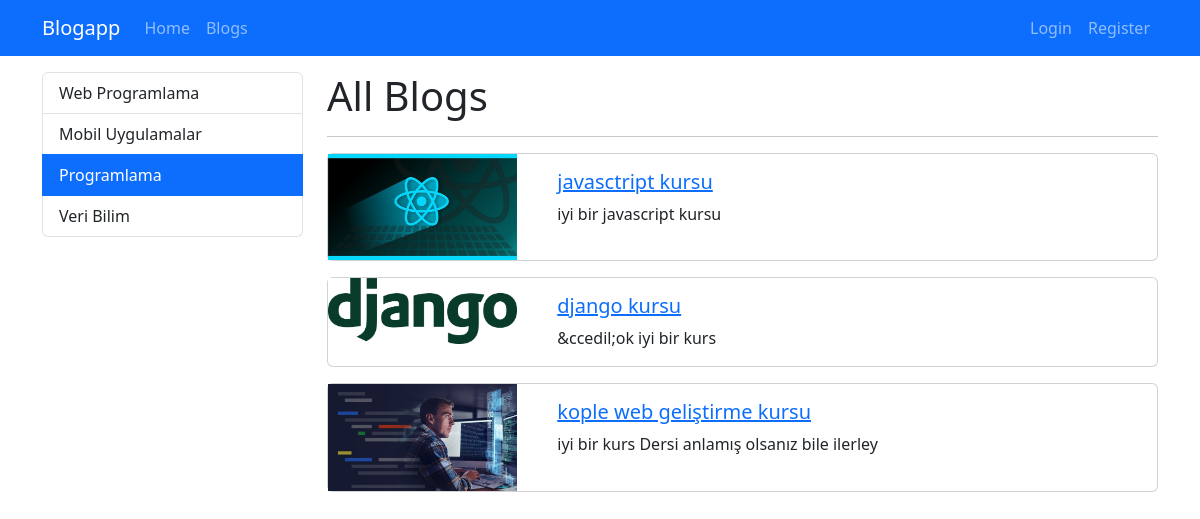
The page /category/programlama on the database its author committed.
### blog/models.py (models this page shows, shortened)
class Category(models.Model):
    name = models.CharField(max_length=150)
    slug = models.SlugField(max_length=150, null=False, blank=True, unique=True, db_index=True, editable=False)

class Blog(models.Model):
    title = models.CharField(max_length=200)
    image = models.ImageField(upload_to="blogs")
    description = RichTextField()
    is_active = models.BooleanField(default=False)
    is_home = models.BooleanField(default=False)
    slug = models.SlugField(max_length=200, null=False, blank=True, unique=True, db_index=True, editable=False)
    categories = models.ManyToManyField(Category, blank=True)

### blog/views.py (the view)
# urls.py: path("category/<slug:slug>", views.blogs_by_category, name="blogs_by_category"),  # Düzeltilmiş
def blogs_by_category(request, slug):
    context = {
        "blogs": Category.objects.get(slug=slug).blog_set.filter(is_active=True),
        "categories": Category.objects.all(),
        "selected_category": slug
    }
    return render(request, "blog/blogs.html", context)

### blog/templates/blog/blogs.html (shortened to what this page needs)
{% extends "base.html" %}
{% block content %}
<div class="container mt-3">
    <div class="row">
        <div class="col-3">
            {% include 'partials/_categories.html' %}
        </div>
        <div class="col-9">
            <h1> All Blogs</h1>
            <hr>
            {% if blogs|length > 0 %}
                {% for blog in blogs %}
                    {% if blog.is_active %}
                    {% include 'blog/partials/_blog.html' %}
                {% endif %}
            {% endfor %}
        {% else %}
                <div class="alert alert-warning">No Blogs</div>
            {% endif %}
        </div>
    </div>
</div>
{% endblock %}

### templates/partials/_categories.html
<div class="list-group">
    {% for category in categories %}
        {% if category.slug == selected_category %}
            <a class="list-group-item list-group-item-action active" href="{% url 'blogs_by_category' category.slug %}">
                {{ category.name|title }}</a>
        {% else %}
            <a class="list-group-item list-group-item-action" href="{% url 'blogs_by_category' category.slug %}">
            {{ category.name|title }}</a>
        {% endif %}
    {% endfor %}
</div>

### blog/templates/blog/partials/_blog.html
{% load static %}
<div class="card mb-3">
    <div class="row">
        <div class="col-md-3">
            <img src="{{ blog.image.url }}" alt="" class="img-fluid" >
        </div>
        <div class="col-md-9">
            <div class="card-body">
                <h5 class="card-title">
                    <a href="{% url 'blog_details' blog.slug %}">
                        {{blog.title}}
                    </a>
                </h5>
                <p class="card-text">{{blog.description|striptags|slice:"0:50"}}</p>
            </div>
        </div>
     </div>
</div>

### rows shown on the page
Category: name "Web Programlama"
Category: name "Mobil Uygulamalar"
Category: name "Programlama"
Category: name "Veri Bilim"
Blog: image (picture), title "javasctript kursu", description "iyi bir javascript kursu"
Blog: image (picture), title "django kursu", description "&ccedil;ok iyi bir kurs"
Blog: image (picture), title "kople web geliştirme kursu", description "iyi bir kurs Dersi anlamış olsanız bile ilerley"
